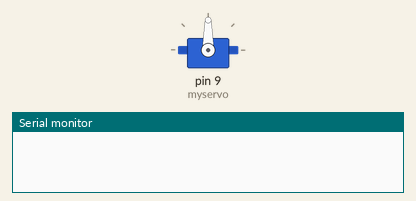
Bench run of a sketch on a simulated Arduino Uno, built with avr-gcc and run on an emulated ATmega328P. Parts: servo, the last lines printed to the serial monitor.

Above: at 0.1 s.
At 1.1 s:
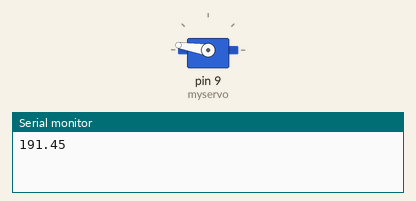
Timing chart, 0 to 2.6 s (numbered marks = the images above):
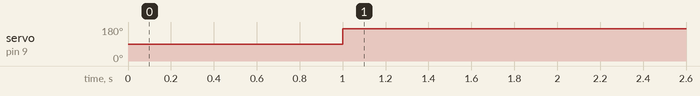

Measured:
- by itself, servo on pin 9 (myservo): 90° → 171° at 1.0 s

The sketch:

inverse_kinamatic_1.ino
```cpp
const float L1= 30; //length 1
const float L2= 30; // length 2
float Q1,Q2,M,q1,q2; // angles to calculate
int Q=20;
#include <Servo.h>
Servo myservo;

void setup()
{
  myservo.attach(9);
 Serial.begin(9600);
  delay(1000);
}
void loop()
{
trigono_xy(2, 4); //input x,y
Serial.print("Q1= ");
Serial.print(Q1);
Serial.print("Q2= ");
Serial.print(Q2);
Serial.println();
}

void trigono_xy(float x, float y)
{

 M=(sq(x)+sq(y)-sq(L1)-sq(L2))/(2*L1*L2);
 q2=acos(M);
 Q2=q2*180/PI;
 Q1=Q+Q2;
Serial.print(Q1);
 myservo.write(Q1);
 myservo.write(Q2);

 delay(1000);


}
```
